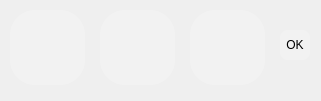
<?xml version="1.0" encoding="UTF-8"?>
<ui version="4.0">
 <class>pickCoin</class>
 <widget class="QFrame" name="pickCoin">
  <property name="geometry">
   <rect>
    <x>0</x>
    <y>0</y>
    <width>321</width>
    <height>101</height>
   </rect>
  </property>
  <property name="windowTitle">
   <string>Frame</string>
  </property>
  <property name="styleSheet">
   <string notr="true">#pickCoin
{
border-image: url(:/images/rule_background.png);
border-radius:55px;
}</string>
  </property>
  <property name="frameShape">
   <enum>QFrame::StyledPanel</enum>
  </property>
  <property name="frameShadow">
   <enum>QFrame::Raised</enum>
  </property>
  <widget class="QToolButton" name="coin1">
   <property name="geometry">
    <rect>
     <x>10</x>
     <y>10</y>
     <width>75</width>
     <height>75</height>
    </rect>
   </property>
   <property name="styleSheet">
    <string notr="true">border-radius:25px;
background-color: rgba(255, 255, 254, 50);</string>
   </property>
   <property name="text">
    <string/>
   </property>
  </widget>
  <widget class="QToolButton" name="coin2">
   <property name="geometry">
    <rect>
     <x>100</x>
     <y>10</y>
     <width>75</width>
     <height>75</height>
    </rect>
   </property>
   <property name="styleSheet">
    <string notr="true">border-radius:25px;background-color: rgba(255, 255, 254, 50);</string>
   </property>
   <property name="text">
    <string/>
   </property>
  </widget>
  <widget class="QToolButton" name="coin3">
   <property name="geometry">
    <rect>
     <x>190</x>
     <y>10</y>
     <width>75</width>
     <height>75</height>
    </rect>
   </property>
   <property name="styleSheet">
    <string notr="true">border-radius:25px;
background-color: rgba(255, 255, 254, 50);</string>
   </property>
   <property name="text">
    <string/>
   </property>
  </widget>
  <widget class="QToolButton" name="OK">
   <property name="geometry">
    <rect>
     <x>280</x>
     <y>30</y>
     <width>30</width>
     <height>30</height>
    </rect>
   </property>
   <property name="styleSheet">
    <string notr="true">border-radius:8px;background-color: rgba(255, 255, 254, 50);font: 12pt &quot;Forte&quot;;</string>
   </property>
   <property name="text">
    <string>OK</string>
   </property>
  </widget>
 </widget>
 <resources/>
 <connections/>
</ui>
